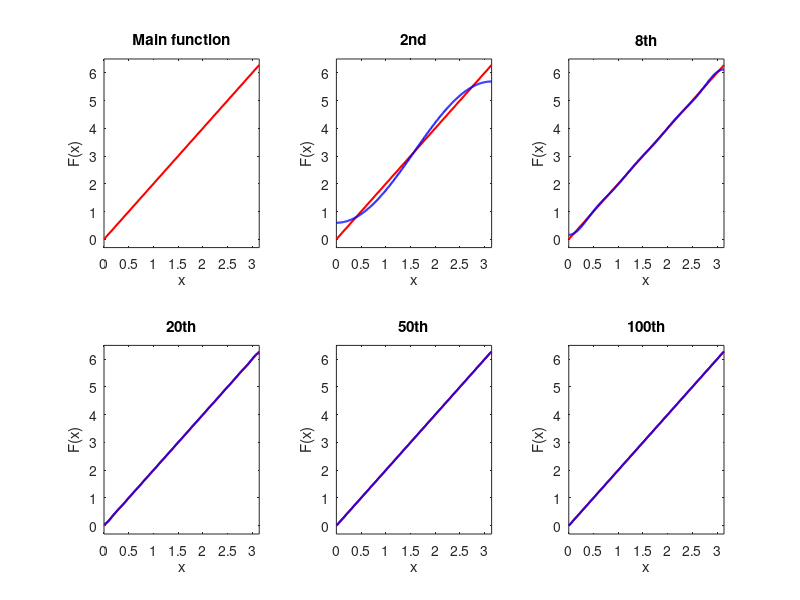
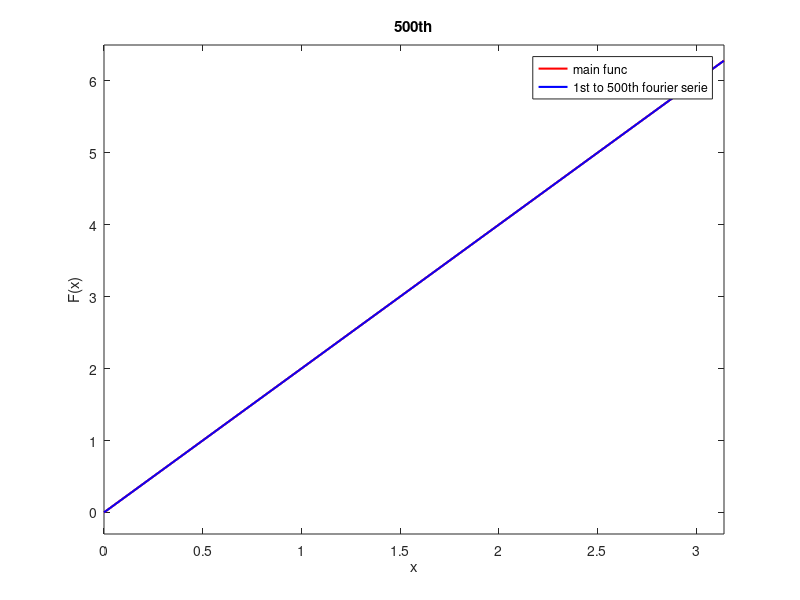

The MATLAB script that drew these images, in order:
clc;
clear;
close all;
% By Hamidreza Sanati Ghazani
% Stu_id : 140051411058
% Tel_id : @hamid_sg
% Email  : hamidrezaghazani1382@gmail.com

%%
x_x = 0:0.01:pi;
%k = 1;
L = pi;
%% Main Func points
M_x = [0,pi];
M_y = [0,2*pi];



%%
figure(1)
subplot(2,3,1)
plot(M_x,M_y,'r','linewidth',1.5);
axis([0,pi,-0.3,6.5])
ylabel('F(x)');xlabel('x');
title('Main function')



%%
subplot(2,3,2)
plot(M_x,M_y,'r','linewidth',1.5);
axis([0,pi,-0.3,6.5])
hold on;
n = 1:2;
%% Generate A0
f1 = @(x) 2*x;
A01 = 1/(L)*integral(f1,0,L,'arrayvalued',true);
A0n = A01;
%% Generate An
f1 = @(x) (2*x)*cos(n*pi/L*x);
A1 = 2/L*integral(f1,0,L,'arrayvalued',true);
An = A1;
%% Generate Foureir Serie of F
for i = 1:numel(x_x)
    B(i,:) = An.*cos(n*pi/L*x_x(i));
end
F = sum(B,2)+A0n;

plot(x_x,F,'b','linewidth',1.5)
ylabel('F(x)');xlabel('x');
title('2nd')
clear B F;



%%
subplot(2,3,3)
plot(M_x,M_y,'r','linewidth',1.5);
axis([0,pi,-0.3,6.5])
hold on;
n = 1:8;
%% Generate A0
f1 = @(x) 2*x;
A01 = 1/(L)*integral(f1,0,L,'arrayvalued',true);
A0n = A01;
%% Generate An
f1 = @(x) (2*x)*cos(n*pi/L*x);
A1 = 2/L*integral(f1,0,L,'arrayvalued',true);
An = A1;
%% Generate Foureir Serie of F
for i = 1:numel(x_x)
    B(i,:) = An.*cos(n*pi/L*x_x(i));
end
F = sum(B,2)+A0n;

plot(x_x,F,'b','linewidth',1.5)
ylabel('F(x)');xlabel('x');
title('8th')
clear B F;




%%
subplot(2,3,4)
plot(M_x,M_y,'r','linewidth',1.5);
axis([0,pi,-0.3,6.5])
hold on;
n = 1:20;
%% Generate A0
f1 = @(x) 2*x;
A01 = 1/(L)*integral(f1,0,L,'arrayvalued',true);
A0n = A01;
%% Generate An
f1 = @(x) (2*x)*cos(n*pi/L*x);
A1 = 2/L*integral(f1,0,L,'arrayvalued',true);
An = A1;
%% Generate Foureir Serie of F
for i = 1:numel(x_x)
    B(i,:) = An.*cos(n*pi/L*x_x(i));
end
F = sum(B,2)+A0n;

plot(x_x,F,'b','linewidth',1.5)
ylabel('F(x)');xlabel('x');
title('20th')
clear B F;



%%
subplot(2,3,5)
plot(M_x,M_y,'r','linewidth',1.5);
axis([0,pi,-0.3,6.5])
hold on;
n = 1:50;
%% Generate A0
f1 = @(x) 2*x;
A01 = 1/(L)*integral(f1,0,L,'arrayvalued',true);
A0n = A01;
%% Generate An
f1 = @(x) (2*x)*cos(n*pi/L*x);
A1 = 2/L*integral(f1,0,L,'arrayvalued',true);
An = A1;
%% Generate Foureir Serie of F
for i = 1:numel(x_x)
    B(i,:) = An.*cos(n*pi/L*x_x(i));
end
F = sum(B,2)+A0n;

plot(x_x,F,'b','linewidth',1.5)
ylabel('F(x)');xlabel('x');
title('50th')
clear B F;



%%
subplot(2,3,6)
plot(M_x,M_y,'r','linewidth',1.5);
axis([0,pi,-0.3,6.5])
hold on;
n = 1:100;
%% Generate A0
f1 = @(x) 2*x;
A01 = 1/(L)*integral(f1,0,L,'arrayvalued',true);
A0n = A01;
%% Generate An
f1 = @(x) (2*x)*cos(n*pi/L*x);
A1 = 2/L*integral(f1,0,L,'arrayvalued',true);
An = A1;
%% Generate Foureir Serie of F
for i = 1:numel(x_x)
    B(i,:) = An.*cos(n*pi/L*x_x(i));
end
F = sum(B,2)+A0n;

plot(x_x,F,'b','linewidth',1.5)
ylabel('F(x)');xlabel('x');
title('100th')
clear B F;


%%
figure(2)
plot(M_x,M_y,'r','linewidth',1.5);
axis([0,pi,-0.3,6.5])
hold on;
n = 1:500;
%% Generate A0
f1 = @(x) 2*x;
A01 = 1/(L)*integral(f1,0,L,'arrayvalued',true);
A0n = A01;
%% Generate An
f1 = @(x) (2*x)*cos(n*pi/L*x);
A1 = 2/L*integral(f1,0,L,'arrayvalued',true);
An = A1;
%% Generate Foureir Serie of F
for i = 1:numel(x_x)
    B(i,:) = An.*cos(n*pi/L*x_x(i));
end
F = sum(B,2)+A0n;

plot(x_x,F,'b','linewidth',1.5)
ylabel('F(x)');xlabel('x');
title('500th')
clear B F;
ylabel('F(x)');xlabel('x');
legend('main func','1st to 500th fourier serie');
